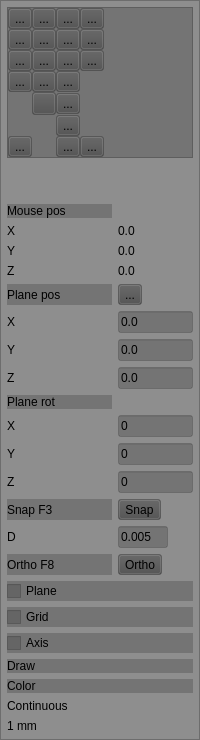
    <widget class="QFrame" name="frame">
     <property name="minimumSize">
      <size>
       <width>150</width>
       <height>0</height>
      </size>
     </property>
     <property name="styleSheet">
      <string notr="true">background-color: rgba(76, 76, 76, 100);</string>
     </property>
     <property name="frameShape">
      <enum>QFrame::StyledPanel</enum>
     </property>
     <property name="frameShadow">
      <enum>QFrame::Raised</enum>
     </property>
     <layout class="QGridLayout" name="gridLayout_17">
      <property name="leftMargin">
       <number>0</number>
      </property>
      <property name="topMargin">
       <number>0</number>
      </property>
      <property name="rightMargin">
       <number>0</number>
      </property>
      <property name="bottomMargin">
       <number>0</number>
      </property>
      <item row="0" column="1">
       <layout class="QGridLayout" name="gridLayout_2">
        <property name="leftMargin">
         <number>6</number>
        </property>
        <property name="topMargin">
         <number>6</number>
        </property>
        <property name="rightMargin">
         <number>6</number>
        </property>
        <property name="bottomMargin">
         <number>6</number>
        </property>
        <item row="16" column="1">
         <widget class="QToolButton" name="toolButton_ortho">
          <property name="text">
           <string>Ortho</string>
          </property>
         </widget>
        </item>
        <item row="8" column="1">
         <widget class="QLineEdit" name="lineEdit_plane_pos_y">
          <property name="sizePolicy">
           <sizepolicy hsizetype="Fixed" vsizetype="Fixed">
            <horstretch>0</horstretch>
            <verstretch>0</verstretch>
           </sizepolicy>
          </property>
          <property name="minimumSize">
           <size>
            <width>75</width>
            <height>0</height>
           </size>
          </property>
          <property name="maximumSize">
           <size>
            <width>50</width>
            <height>16777215</height>
           </size>
          </property>
          <property name="text">
           <string>0.0</string>
          </property>
         </widget>
        </item>
        <item row="14" column="0">
         <widget class="QLabel" name="label_snap">
          <property name="styleSheet">
           <string notr="true"/>
          </property>
          <property name="text">
           <string>Snap F3</string>
          </property>
         </widget>
        </item>
        <item row="4" column="1">
         <widget class="QLabel" name="label_mouse_y">
          <property name="styleSheet">
           <string notr="true">background-color: rgba(255, 255, 255, 0);</string>
          </property>
          <property name="text">
           <string>0.0</string>
          </property>
         </widget>
        </item>
        <item row="7" column="1">
         <widget class="QLineEdit" name="lineEdit_plane_pos_x">
          <property name="sizePolicy">
           <sizepolicy hsizetype="Fixed" vsizetype="Fixed">
            <horstretch>0</horstretch>
            <verstretch>0</verstretch>
           </sizepolicy>
          </property>
          <property name="minimumSize">
           <size>
            <width>75</width>
            <height>0</height>
           </size>
          </property>
          <property name="maximumSize">
           <size>
            <width>50</width>
            <height>16777215</height>
           </size>
          </property>
          <property name="text">
           <string>0.0</string>
          </property>
         </widget>
        </item>
        <item row="21" column="0" colspan="2">
         <widget class="QLabel" name="label_color">
          <property name="text">
           <string>Color</string>
          </property>
         </widget>
        </item>
        <item row="5" column="0">
         <widget class="QLabel" name="label_7">
          <property name="styleSheet">
           <string notr="true">background-color: rgba(255, 255, 255, 0);</string>
          </property>
          <property name="text">
           <string>Z</string>
          </property>
         </widget>
        </item>
        <item row="12" column="0">
         <widget class="QLabel" name="label_19">
          <property name="styleSheet">
           <string notr="true">background-color: rgba(255, 255, 255, 0);</string>
          </property>
          <property name="text">
           <string>Y</string>
          </property>
         </widget>
        </item>
        <item row="9" column="1">
         <widget class="QLineEdit" name="lineEdit_plane_pos_z">
          <property name="sizePolicy">
           <sizepolicy hsizetype="Fixed" vsizetype="Fixed">
            <horstretch>0</horstretch>
            <verstretch>0</verstretch>
           </sizepolicy>
          </property>
          <property name="minimumSize">
           <size>
            <width>75</width>
            <height>0</height>
           </size>
          </property>
          <property name="maximumSize">
           <size>
            <width>50</width>
            <height>16777215</height>
           </size>
          </property>
          <property name="text">
           <string>0.0</string>
          </property>
         </widget>
        </item>
        <item row="19" column="0" colspan="2">
         <widget class="QCheckBox" name="checkBox_axis">
          <property name="text">
           <string>Axis</string>
          </property>
         </widget>
        </item>
        <item row="18" column="0" colspan="2">
         <widget class="QCheckBox" name="checkBox_grid">
          <property name="text">
           <string>Grid</string>
          </property>
         </widget>
        </item>
        <item row="8" column="0">
         <widget class="QLabel" name="label_3">
          <property name="styleSheet">
           <string notr="true">background-color: rgba(255, 255, 255, 0);</string>
          </property>
          <property name="text">
           <string>Y</string>
          </property>
         </widget>
        </item>
        <item row="11" column="0">
         <widget class="QLabel" name="label_13">
          <property name="styleSheet">
           <string notr="true">background-color: rgba(255, 255, 255, 0);</string>
          </property>
          <property name="text">
           <string>X</string>
          </property>
         </widget>
        </item>
        <item row="20" column="0" colspan="2">
         <widget class="QLabel" name="label_6">
          <property name="text">
           <string>Draw</string>
          </property>
         </widget>
        </item>
        <item row="13" column="1">
         <widget class="QLineEdit" name="lineEdit_plane_rot_z">
          <property name="sizePolicy">
           <sizepolicy hsizetype="Fixed" vsizetype="Fixed">
            <horstretch>0</horstretch>
            <verstretch>0</verstretch>
           </sizepolicy>
          </property>
          <property name="minimumSize">
           <size>
            <width>75</width>
            <height>0</height>
           </size>
          </property>
          <property name="maximumSize">
           <size>
            <width>50</width>
            <height>16777215</height>
           </size>
          </property>
          <property name="text">
           <string>0</string>
          </property>
         </widget>
        </item>
        <item row="3" column="1">
         <widget class="QLabel" name="label_mouse_x">
          <property name="minimumSize">
           <size>
            <width>0</width>
            <height>0</height>
           </size>
          </property>
          <property name="styleSheet">
           <string notr="true">background-color: rgba(255, 255, 255, 0);</string>
          </property>
          <property name="text">
           <string>0.0</string>
          </property>
         </widget>
        </item>
        <item row="16" column="0">
         <widget class="QLabel" name="label_ortho">
          <property name="styleSheet">
           <string notr="true"/>
          </property>
          <property name="text">
           <string>Ortho F8</string>
          </property>
         </widget>
        </item>
        <item row="5" column="1">
         <widget class="QLabel" name="label_mouse_z">
          <property name="styleSheet">
           <string notr="true">background-color: rgba(255, 255, 255, 0);</string>
          </property>
          <property name="text">
           <string>0.0</string>
          </property>
         </widget>
        </item>
        <item row="17" column="0" colspan="2">
         <widget class="QCheckBox" name="checkBox_plane">
          <property name="text">
           <string>Plane</string>
          </property>
         </widget>
        </item>
        <item row="22" column="0" colspan="2">
         <widget class="QLabel" name="label_linetype">
          <property name="styleSheet">
           <string notr="true">background-color: rgba(255, 255, 255, 0);</string>
          </property>
          <property name="text">
           <string>Continuous</string>
          </property>
         </widget>
        </item>
        <item row="23" column="0" colspan="2">
         <widget class="QLabel" name="label_linewidth">
          <property name="styleSheet">
           <string notr="true">background-color: rgba(255, 255, 255, 0);</string>
          </property>
          <property name="text">
           <string>1 mm</string>
          </property>
         </widget>
        </item>
        <item row="9" column="0">
         <widget class="QLabel" name="label_9">
          <property name="styleSheet">
           <string notr="true">background-color: rgba(255, 255, 255, 0);</string>
          </property>
          <property name="text">
           <string>Z</string>
          </property>
         </widget>
        </item>
        <item row="15" column="1">
         <widget class="QLineEdit" name="lineEdit_snap">
          <property name="sizePolicy">
           <sizepolicy hsizetype="Fixed" vsizetype="Fixed">
            <horstretch>0</horstretch>
            <verstretch>0</verstretch>
           </sizepolicy>
          </property>
          <property name="maximumSize">
           <size>
            <width>50</width>
            <height>16777215</height>
           </size>
          </property>
          <property name="text">
           <string>0.005</string>
          </property>
         </widget>
        </item>
        <item row="4" column="0">
         <widget class="QLabel" name="label_5">
          <property name="styleSheet">
           <string notr="true">background-color: rgba(255, 255, 255, 0);</string>
          </property>
          <property name="text">
           <string>Y</string>
          </property>
         </widget>
        </item>
        <item row="3" column="0">
         <widget class="QLabel" name="label_2">
          <property name="styleSheet">
           <string notr="true">background-color: rgba(255, 255, 255, 0);</string>
          </property>
          <property name="text">
           <string>X</string>
          </property>
         </widget>
        </item>
        <item row="11" column="1">
         <widget class="QLineEdit" name="lineEdit_plane_rot_x">
          <property name="sizePolicy">
           <sizepolicy hsizetype="Fixed" vsizetype="Fixed">
            <horstretch>0</horstretch>
            <verstretch>0</verstretch>
           </sizepolicy>
          </property>
          <property name="minimumSize">
           <size>
            <width>75</width>
            <height>0</height>
           </size>
          </property>
          <property name="maximumSize">
           <size>
            <width>50</width>
            <height>16777215</height>
           </size>
          </property>
          <property name="text">
           <string>0</string>
          </property>
         </widget>
        </item>
        <item row="7" column="0">
         <widget class="QLabel" name="label_1">
          <property name="styleSheet">
           <string notr="true">background-color: rgba(255, 255, 255, 0);</string>
          </property>
          <property name="text">
           <string>X</string>
          </property>
         </widget>
        </item>
        <item row="12" column="1">
         <widget class="QLineEdit" name="lineEdit_plane_rot_y">
          <property name="sizePolicy">
           <sizepolicy hsizetype="Fixed" vsizetype="Fixed">
            <horstretch>0</horstretch>
            <verstretch>0</verstretch>
           </sizepolicy>
          </property>
          <property name="minimumSize">
           <size>
            <width>75</width>
            <height>0</height>
           </size>
          </property>
          <property name="maximumSize">
           <size>
            <width>50</width>
            <height>16777215</height>
           </size>
          </property>
          <property name="text">
           <string>0</string>
          </property>
         </widget>
        </item>
        <item row="13" column="0">
         <widget class="QLabel" name="label_20">
          <property name="styleSheet">
           <string notr="true">background-color: rgba(255, 255, 255, 0);</string>
          </property>
          <property name="text">
           <string>Z</string>
          </property>
         </widget>
        </item>
        <item row="0" column="0" colspan="2">
         <widget class="QFrame" name="frame_2">
          <property name="minimumSize">
           <size>
            <width>0</width>
            <height>0</height>
           </size>
          </property>
          <property name="frameShape">
           <enum>QFrame::StyledPanel</enum>
          </property>
          <property name="frameShadow">
           <enum>QFrame::Raised</enum>
          </property>
          <layout class="QGridLayout" name="gridLayout_18">
           <property name="leftMargin">
            <number>0</number>
           </property>
           <property name="topMargin">
            <number>0</number>
           </property>
           <property name="rightMargin">
            <number>0</number>
           </property>
           <property name="bottomMargin">
            <number>0</number>
           </property>
           <property name="spacing">
            <number>0</number>
           </property>
           <item row="0" column="0">
            <layout class="QGridLayout" name="gridLayout_5">
             <property name="rightMargin">
              <number>0</number>
             </property>
             <item row="6" column="2">
              <widget class="QToolButton" name="toolButton_view_right">
               <property name="toolTip">
                <string>&lt;html&gt;&lt;head/&gt;&lt;body&gt;&lt;p&gt;view right&lt;/p&gt;&lt;/body&gt;&lt;/html&gt;</string>
               </property>
               <property name="text">
                <string>...</string>
               </property>
               <property name="icon">
                <iconset resource="icons.qrc">
                 <normaloff>:/icons/view-right.svg</normaloff>:/icons/view-right.svg</iconset>
               </property>
              </widget>
             </item>
             <item row="6" column="0">
              <widget class="QToolButton" name="toolButton_set_draw_color">
               <property name="toolTip">
                <string>&lt;html&gt;&lt;head/&gt;&lt;body&gt;&lt;p&gt;set color&lt;/p&gt;&lt;/body&gt;&lt;/html&gt;</string>
               </property>
               <property name="text">
                <string>...</string>
               </property>
               <property name="icon">
                <iconset resource="icons.qrc">
                 <normaloff>:/icons/format-stroke-color.png</normaloff>:/icons/format-stroke-color.png</iconset>
               </property>
              </widget>
             </item>
             <item row="1" column="2">
              <widget class="QToolButton" name="toolButton_view_top">
               <property name="toolTip">
                <string>&lt;html&gt;&lt;head/&gt;&lt;body&gt;&lt;p&gt;view top&lt;/p&gt;&lt;/body&gt;&lt;/html&gt;</string>
               </property>
               <property name="text">
                <string>...</string>
               </property>
               <property name="icon">
                <iconset resource="icons.qrc">
                 <normaloff>:/icons/view-top.svg</normaloff>:/icons/view-top.svg</iconset>
               </property>
              </widget>
             </item>
             <item row="1" column="3">
              <widget class="QToolButton" name="toolButton_document_save_as">
               <property name="toolTip">
                <string>&lt;html&gt;&lt;head/&gt;&lt;body&gt;&lt;p&gt;file save as&lt;/p&gt;&lt;/body&gt;&lt;/html&gt;</string>
               </property>
               <property name="text">
                <string>...</string>
               </property>
               <property name="icon">
                <iconset resource="icons.qrc">
                 <normaloff>:/icons/save_as.svg</normaloff>:/icons/save_as.svg</iconset>
               </property>
              </widget>
             </item>
             <item row="6" column="5">
              <spacer name="horizontalSpacer">
               <property name="orientation">
                <enum>Qt::Horizontal</enum>
               </property>
               <property name="sizeHint" stdset="0">
                <size>
                 <width>40</width>
                 <height>20</height>
                </size>
               </property>
              </spacer>
             </item>
             <item row="4" column="2">
              <widget class="QToolButton" name="toolButton_view_back">
               <property name="toolTip">
                <string>&lt;html&gt;&lt;head/&gt;&lt;body&gt;&lt;p&gt;view back&lt;/p&gt;&lt;/body&gt;&lt;/html&gt;</string>
               </property>
               <property name="text">
                <string>...</string>
               </property>
               <property name="icon">
                <iconset resource="icons.qrc">
                 <normaloff>:/icons/view-back.svg</normaloff>:/icons/view-back.svg</iconset>
               </property>
              </widget>
             </item>
             <item row="2" column="3">
              <widget class="QToolButton" name="toolButton_document_save">
               <property name="toolTip">
                <string>&lt;html&gt;&lt;head/&gt;&lt;body&gt;&lt;p&gt;file save&lt;/p&gt;&lt;/body&gt;&lt;/html&gt;</string>
               </property>
               <property name="text">
                <string>...</string>
               </property>
               <property name="icon">
                <iconset resource="icons.qrc">
                 <normaloff>:/icons/save.svg</normaloff>:/icons/save.svg</iconset>
               </property>
              </widget>
             </item>
             <item row="2" column="0">
              <widget class="QToolButton" name="toolButton_draw_arc">
               <property name="toolTip">
                <string>&lt;html&gt;&lt;head/&gt;&lt;body&gt;&lt;p&gt;draw arc&lt;/p&gt;&lt;/body&gt;&lt;/html&gt;</string>
               </property>
               <property name="text">
                <string>...</string>
               </property>
               <property name="icon">
                <iconset resource="icons.qrc">
                 <normaloff>:/icons/arc.svg</normaloff>:/icons/arc.svg</iconset>
               </property>
              </widget>
             </item>
             <item row="6" column="3">
              <widget class="QToolButton" name="toolButton_delete_selected_shapes">
               <property name="toolTip">
                <string>&lt;html&gt;&lt;head/&gt;&lt;body&gt;&lt;p&gt;delete selected shapes&lt;/p&gt;&lt;/body&gt;&lt;/html&gt;</string>
               </property>
               <property name="text">
                <string>...</string>
               </property>
               <property name="icon">
                <iconset resource="icons.qrc">
                 <normaloff>:/icons/opinion-no.png</normaloff>:/icons/opinion-no.png</iconset>
               </property>
              </widget>
             </item>
             <item row="5" column="2">
              <widget class="QToolButton" name="toolButton_view_left">
               <property name="toolTip">
                <string>&lt;html&gt;&lt;head/&gt;&lt;body&gt;&lt;p&gt;view left&lt;/p&gt;&lt;/body&gt;&lt;/html&gt;</string>
               </property>
               <property name="text">
                <string>...</string>
               </property>
               <property name="icon">
                <iconset resource="icons.qrc">
                 <normaloff>:/icons/view-left.svg</normaloff>:/icons/view-left.svg</iconset>
               </property>
              </widget>
             </item>
             <item row="0" column="3">
              <widget class="QToolButton" name="toolButton_document_open">
               <property name="toolTip">
                <string>&lt;html&gt;&lt;head/&gt;&lt;body&gt;&lt;p&gt;file open&lt;/p&gt;&lt;/body&gt;&lt;/html&gt;</string>
               </property>
               <property name="text">
                <string>...</string>
               </property>
               <property name="icon">
                <iconset resource="icons.qrc">
                 <normaloff>:/icons/open.svg</normaloff>:/icons/open.svg</iconset>
               </property>
              </widget>
             </item>
             <item row="0" column="0">
              <widget class="QToolButton" name="toolButton_draw_point">
               <property name="toolTip">
                <string>&lt;html&gt;&lt;head/&gt;&lt;body&gt;&lt;p&gt;draw point&lt;/p&gt;&lt;/body&gt;&lt;/html&gt;</string>
               </property>
               <property name="text">
                <string>...</string>
               </property>
               <property name="icon">
                <iconset resource="icons.qrc">
                 <normaloff>:/icons/point.svg</normaloff>:/icons/point.svg</iconset>
               </property>
              </widget>
             </item>
             <item row="0" column="2">
              <widget class="QToolButton" name="toolButton_view_3d">
               <property name="toolTip">
                <string>&lt;html&gt;&lt;head/&gt;&lt;body&gt;&lt;p&gt;view 3d&lt;/p&gt;&lt;/body&gt;&lt;/html&gt;</string>
               </property>
               <property name="text">
                <string>...</string>
               </property>
               <property name="icon">
                <iconset resource="icons.qrc">
                 <normaloff>:/icons/view-iso.svg</normaloff>:/icons/view-iso.svg</iconset>
               </property>
              </widget>
             </item>
             <item row="1" column="0">
              <widget class="QToolButton" name="toolButton_draw_line">
               <property name="toolTip">
                <string>&lt;html&gt;&lt;head/&gt;&lt;body&gt;&lt;p&gt;draw line&lt;/p&gt;&lt;/body&gt;&lt;/html&gt;</string>
               </property>
               <property name="text">
                <string>...</string>
               </property>
               <property name="icon">
                <iconset resource="icons.qrc">
                 <normaloff>:/icons/line.svg</normaloff>:/icons/line.svg</iconset>
               </property>
              </widget>
             </item>
             <item row="2" column="2">
              <widget class="QToolButton" name="toolButton_view_bottom">
               <property name="toolTip">
                <string>&lt;html&gt;&lt;head/&gt;&lt;body&gt;&lt;p&gt;view bottom&lt;/p&gt;&lt;/body&gt;&lt;/html&gt;</string>
               </property>
               <property name="text">
                <string>...</string>
               </property>
               <property name="icon">
                <iconset resource="icons.qrc">
                 <normaloff>:/icons/view-bottom.svg</normaloff>:/icons/view-bottom.svg</iconset>
               </property>
              </widget>
             </item>
             <item row="3" column="0">
              <widget class="QToolButton" name="toolButton_draw_circle">
               <property name="toolTip">
                <string>&lt;html&gt;&lt;head/&gt;&lt;body&gt;&lt;p&gt;draw circle&lt;/p&gt;&lt;/body&gt;&lt;/html&gt;</string>
               </property>
               <property name="text">
                <string>...</string>
               </property>
               <property name="icon">
                <iconset resource="icons.qrc">
                 <normaloff>:/icons/circle.svg</normaloff>:/icons/circle.svg</iconset>
               </property>
              </widget>
             </item>
             <item row="3" column="2">
              <widget class="QToolButton" name="toolButton_view_front">
               <property name="toolTip">
                <string>&lt;html&gt;&lt;head/&gt;&lt;body&gt;&lt;p&gt;view front&lt;/p&gt;&lt;/body&gt;&lt;/html&gt;</string>
               </property>
               <property name="text">
                <string>...</string>
               </property>
               <property name="icon">
                <iconset resource="icons.qrc">
                 <normaloff>:/icons/view-front.svg</normaloff>:/icons/view-front.svg</iconset>
               </property>
              </widget>
             </item>
             <item row="0" column="1">
              <widget class="QToolButton" name="toolButton_move">
               <property name="text">
                <string>...</string>
               </property>
               <property name="icon">
                <iconset resource="icons.qrc">
                 <normaloff>:/icons/move.svg</normaloff>:/icons/move.svg</iconset>
               </property>
              </widget>
             </item>
             <item row="1" column="1">
              <widget class="QToolButton" name="toolButton_offset">
               <property name="text">
                <string>...</string>
               </property>
               <property name="icon">
                <iconset resource="icons.qrc">
                 <normaloff>:/icons/offset.svg</normaloff>:/icons/offset.svg</iconset>
               </property>
              </widget>
             </item>
             <item row="2" column="1">
              <widget class="QToolButton" name="toolButton_mirror">
               <property name="text">
                <string>...</string>
               </property>
               <property name="icon">
                <iconset resource="icons.qrc">
                 <normaloff>:/icons/mirror.svg</normaloff>:/icons/mirror.svg</iconset>
               </property>
              </widget>
             </item>
             <item row="3" column="1">
              <widget class="QToolButton" name="toolButton_rotate">
               <property name="text">
                <string>...</string>
               </property>
               <property name="icon">
                <iconset resource="icons.qrc">
                 <normaloff>:/icons/rotate.svg</normaloff>:/icons/rotate.svg</iconset>
               </property>
              </widget>
             </item>
             <item row="4" column="1">
              <widget class="QToolButton" name="toolButton_copy">
               <property name="font">
                <font>
                 <pointsize>10</pointsize>
                </font>
               </property>
               <property name="text">
                <string/>
               </property>
               <property name="icon">
                <iconset resource="icons.qrc">
                 <normaloff>:/icons/copy.svg</normaloff>:/icons/copy.svg</iconset>
               </property>
              </widget>
             </item>
            </layout>
           </item>
          </layout>
         </widget>
        </item>
        <item row="14" column="1">
         <widget class="QToolButton" name="toolButton_snap">
          <property name="text">
           <string>Snap</string>
          </property>
         </widget>
        </item>
        <item row="15" column="0">
         <widget class="QLabel" name="label_15">
          <property name="styleSheet">
           <string notr="true">background-color: rgba(255, 255, 255, 0);</string>
          </property>
          <property name="text">
           <string>D</string>
          </property>
         </widget>
        </item>
        <item row="6" column="0">
         <widget class="QLabel" name="label_4">
          <property name="styleSheet">
           <string notr="true"/>
          </property>
          <property name="text">
           <string>Plane pos</string>
          </property>
         </widget>
        </item>
        <item row="6" column="1">
         <widget class="QToolButton" name="toolButton_set_plane_origin">
          <property name="text">
           <string>...</string>
          </property>
         </widget>
        </item>
        <item row="2" column="0">
         <widget class="QLabel" name="label_8">
          <property name="styleSheet">
           <string notr="true"/>
          </property>
          <property name="text">
           <string>Mouse pos</string>
          </property>
         </widget>
        </item>
        <item row="10" column="0">
         <widget class="QLabel" name="label_14">
          <property name="styleSheet">
           <string notr="true"/>
          </property>
          <property name="text">
           <string>Plane rot</string>
          </property>
         </widget>
        </item>
        <item row="1" column="0" colspan="2">
         <spacer name="verticalSpacer_2">
          <property name="orientation">
           <enum>Qt::Vertical</enum>
          </property>
          <property name="sizeHint" stdset="0">
           <size>
            <width>20</width>
            <height>40</height>
           </size>
          </property>
         </spacer>
        </item>
       </layout>
      </item>
     </layout>
    </widget>
